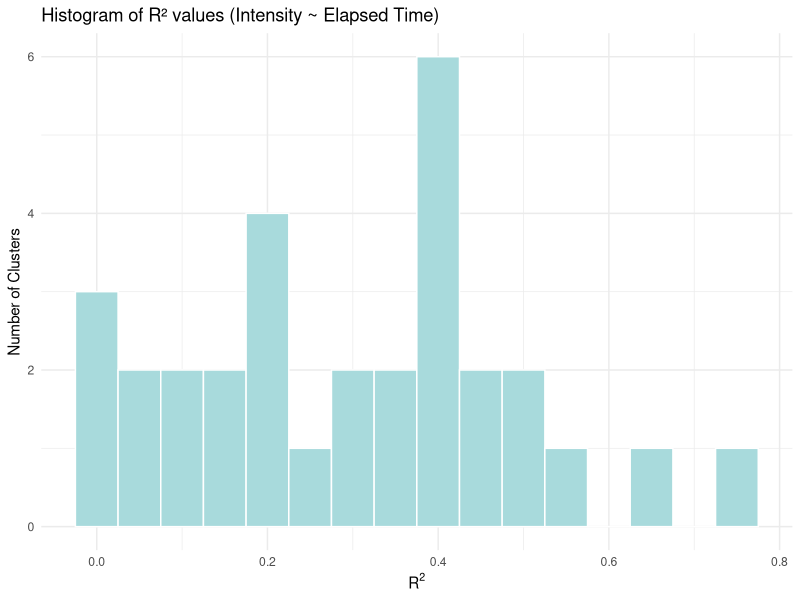
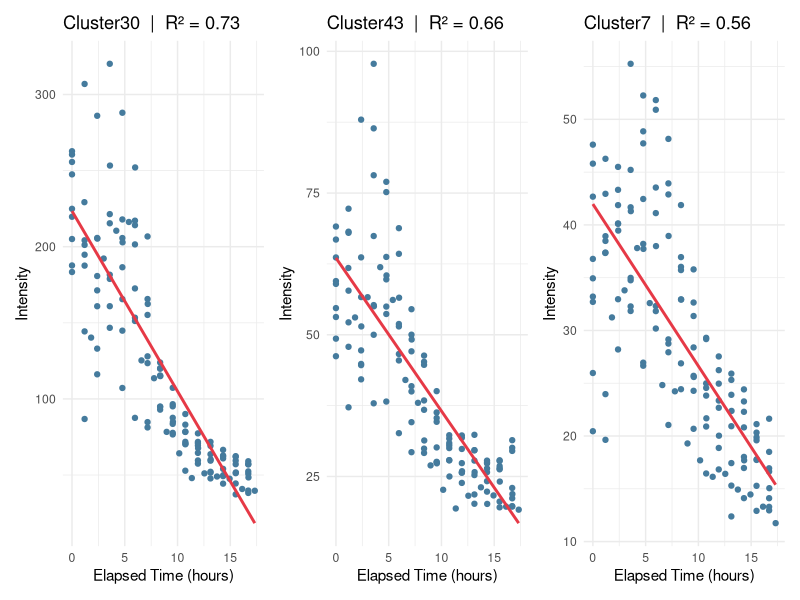
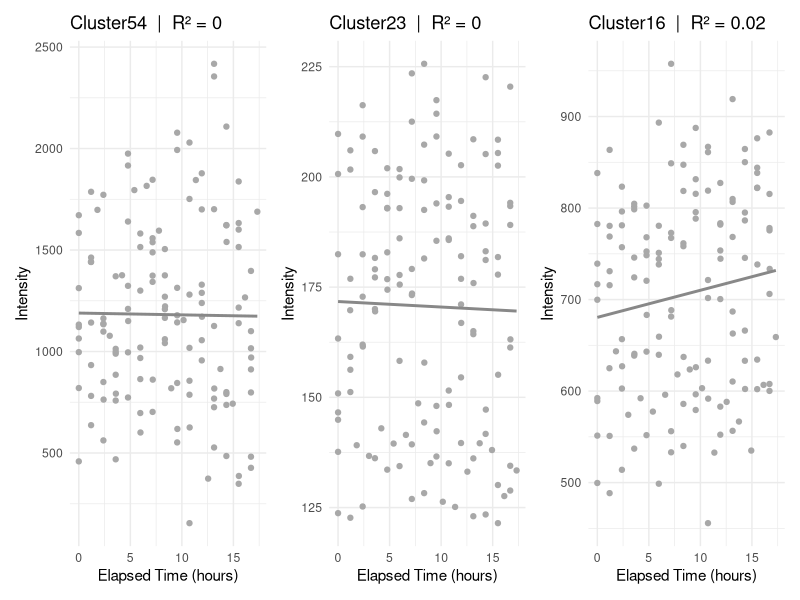
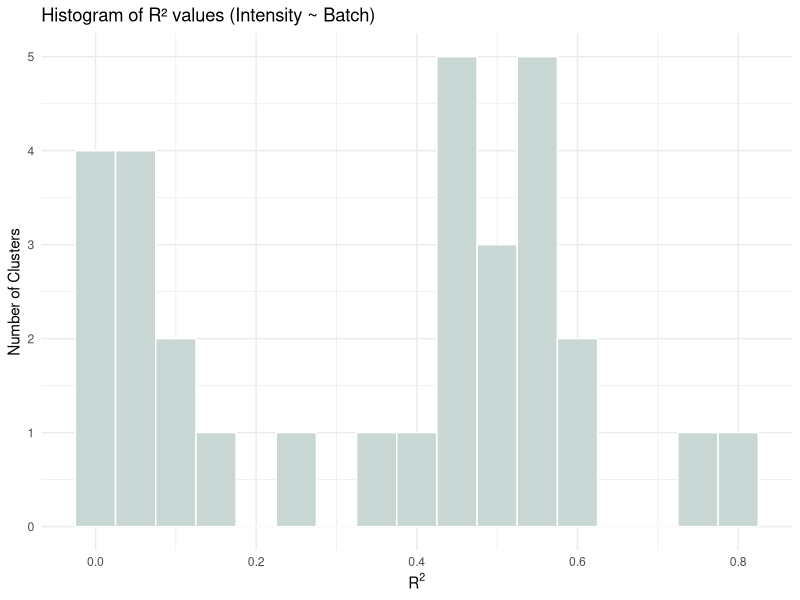
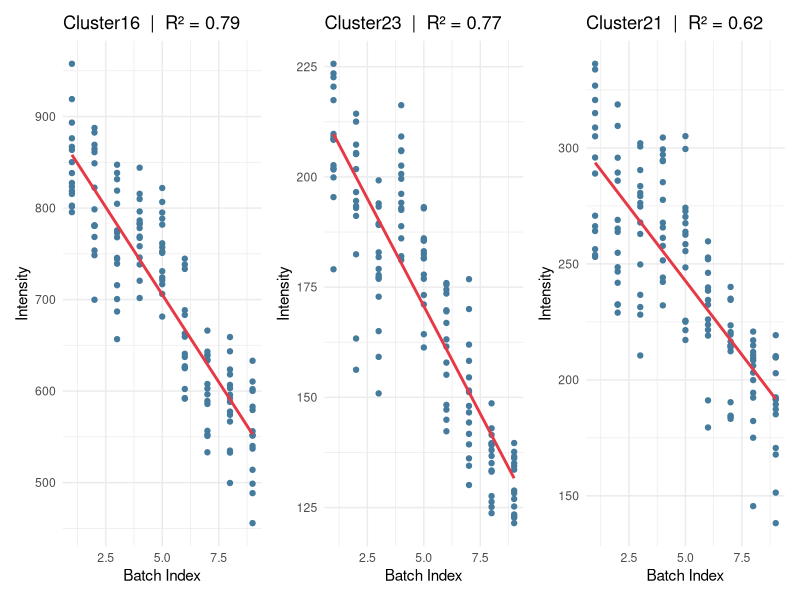
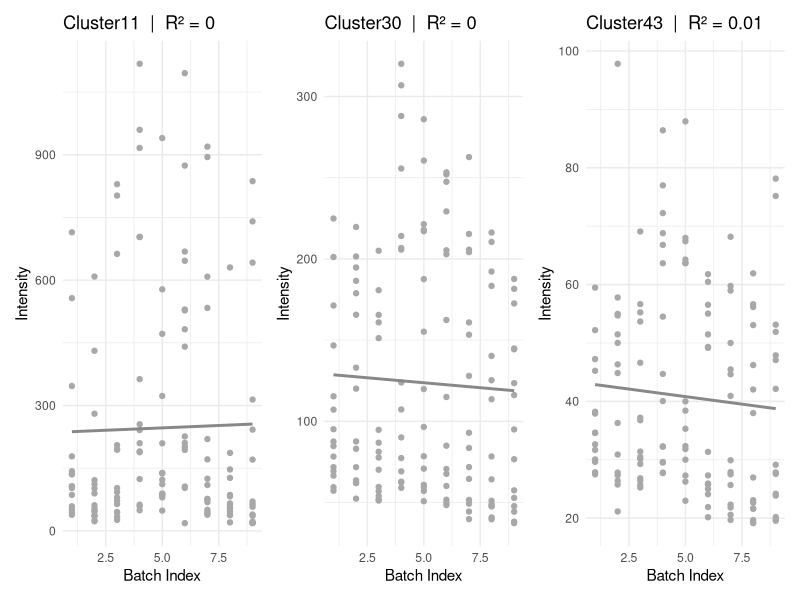
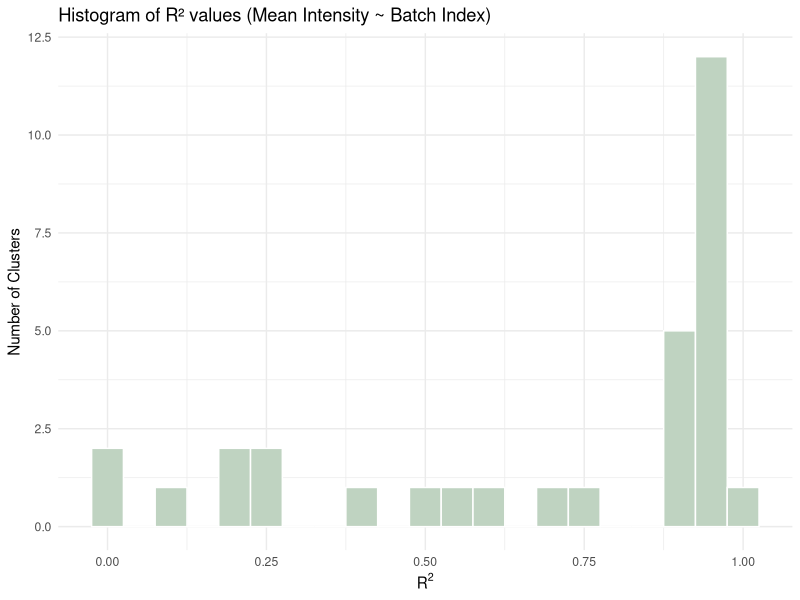
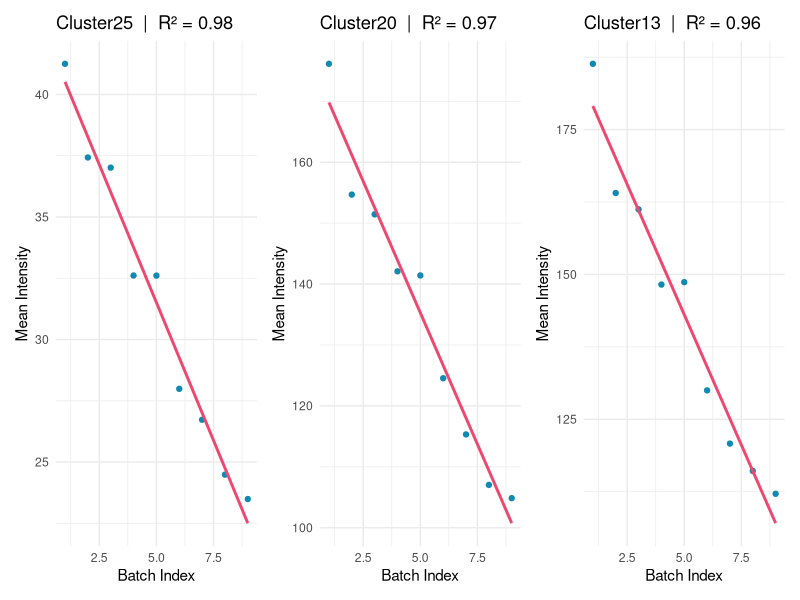

Source code (R) for these figures, in order:
## ---- chunk 1
knitr::opts_chunk$set(echo = FALSE, warning = FALSE, message = FALSE, fig.align = "center", fig.width = 5.5, fig.height = 4)
library(dplyr)
library(tidyr)
library(ggplot2)
library(patchwork)
## ---- chunk 2
df <- read.csv("../../data/peak_table_var.csv")
## ---- chunk 3
r2_elapsed <- df %>%
  pivot_longer(cols = starts_with("Cluster"), names_to = "Cluster", values_to = "Intensity") %>%
  group_by(Cluster) %>%
  summarise(R2 = summary(lm(Intensity ~ elapsed_time, data = cur_data()))$r.squared)

ggplot(r2_elapsed, aes(x = R2)) +
  geom_histogram(binwidth = 0.05, fill = "#A8DADC", color = "white") +
  labs(
    title = "Histogram of R² values (Intensity ~ Elapsed Time)",
    x = expression(R^2),
    y = "Number of Clusters"
  ) +
  theme_minimal()


threshold <- median(r2_elapsed$R2)
top_elapsed <- r2_elapsed %>% filter(R2 >= threshold) %>% arrange(desc(R2)) %>% slice_head(n = 3)
bottom_elapsed <- r2_elapsed %>% filter(R2 < threshold) %>% arrange(R2) %>% slice_head(n = 3)
## ---- chunk 4
plots <- lapply(top_elapsed$Cluster, function(clust) {
  df %>%
    ggplot(aes_string(x = "elapsed_time", y = clust)) +
    geom_point(color = "#457B9D") +
    geom_smooth(method = "lm", se = FALSE, color = "#E63946") +
    labs(
      title = paste0(clust, "  |  R² = ", round(top_elapsed$R2[top_elapsed$Cluster == clust], 2)),
      x = "Elapsed Time (hours)",
      y = "Intensity"
    ) +
    theme_minimal()
})

wrap_plots(plots, nrow = 1)
## ---- chunk 5

plots <- lapply(bottom_elapsed$Cluster, function(clust) {
  df %>%
    ggplot(aes_string(x = "elapsed_time", y = clust)) +
    geom_point(color = "#A8A8A8") +
    geom_smooth(method = "lm", se = FALSE, color = "#888888") +
    labs(
      title = paste0(clust, "  |  R² = ", round(bottom_elapsed$R2[bottom_elapsed$Cluster == clust], 2)),
      x = "Elapsed Time (hours)",
      y = "Intensity"
    ) +
    theme_minimal()
})

# Mostrar-los en una sola fila
wrap_plots(plots, nrow = 1)
## ---- chunk 6
r2_batch <- df %>%
  pivot_longer(cols = starts_with("Cluster"), names_to = "Cluster", values_to = "Intensity") %>%
  group_by(Cluster) %>%
  summarise(R2 = summary(lm(Intensity ~ batch, data = cur_data()))$r.squared)

ggplot(r2_batch, aes(x = R2)) +
  geom_histogram(binwidth = 0.05, fill = "#C8D6D4", color = "white") +
  labs(
    title = "Histogram of R² values (Intensity ~ Batch)",
    x = expression(R^2),
    y = "Number of Clusters"
  ) +
  theme_minimal()


threshold_batch <- median(r2_batch$R2)

top_batch <- r2_batch %>% filter(R2 >= threshold_batch) %>% arrange(desc(R2)) %>% slice_head(n = 3)
bottom_batch <- r2_batch %>% filter(R2 < threshold_batch) %>% arrange(R2) %>% slice_head(n = 3)
## ---- chunk 7
plots <- lapply(top_batch$Cluster, function(clust) {
  df %>%
    ggplot(aes_string(x = "batch", y = clust)) +
    geom_point(color = "#457B9D") +
    geom_smooth(method = "lm", se = FALSE, color = "#E63946") +
    labs(
      title = paste0(clust, "  |  R² = ", round(top_batch$R2[top_batch$Cluster == clust], 2)),
      x = "Batch Index",
      y = "Intensity"
    ) +
    theme_minimal()
})

wrap_plots(plots, nrow = 1)
## ---- chunk 8
plots <- lapply(bottom_batch$Cluster, function(clust) {
  df %>%
    ggplot(aes_string(x = "batch", y = clust)) +
  geom_point(color = "#A8A8A8") +
    geom_smooth(method = "lm", se = FALSE, color = "#888888")+
    labs(
      title = paste0(clust, "  |  R² = ", round(bottom_batch$R2[bottom_batch$Cluster == clust], 2)),
      x = "Batch Index",
      y = "Intensity"
    ) +
    theme_minimal()
})

wrap_plots(plots, nrow = 1)
## ---- chunk 9
df_means <- df %>%
  dplyr::select(SampleID, batch, starts_with("Cluster")) %>%
  dplyr::group_by(batch) %>%
  dplyr::summarise(across(starts_with("Cluster"), mean), .groups = "drop")
## ---- chunk 10
r2_batch_mean <- df_means %>%
  pivot_longer(cols = starts_with("Cluster"), names_to = "Cluster", values_to = "MeanIntensity") %>%
  group_by(Cluster) %>%
  summarise(R2 = summary(lm(MeanIntensity ~ batch, data = cur_data()))$r.squared)

ggplot(r2_batch_mean, aes(x = R2)) +
  geom_histogram(binwidth = 0.05, fill = "#BFD3C1", color = "white") +
  labs(
    title = "Histogram of R² values (Mean Intensity ~ Batch Index)",
    x = expression(R^2),
    y = "Number of Clusters"
  ) +
  theme_minimal()

top_batch_mean <- r2_batch_mean %>% filter(R2 >= median(R2)) %>% arrange(desc(R2)) %>% slice_head(n = 3)
bottom_batch_mean <- r2_batch_mean %>% filter(R2 < median(R2)) %>% arrange(R2) %>% slice_head(n = 3)
## ---- chunk 11
plots <- lapply(top_batch_mean$Cluster, function(clust) {
  df_means %>%
    ggplot(aes_string(x = "batch", y = clust)) +
    geom_point(color = "#118AB2") +
    geom_smooth(method = "lm", se = FALSE, color = "#EF476F") +
    labs(
      title = paste0(clust, "  |  R² = ", round(top_batch_mean$R2[top_batch_mean$Cluster == clust], 2)),
      x = "Batch Index",
      y = "Mean Intensity"
    ) +
    theme_minimal()
})
wrap_plots(plots, nrow = 1)
## ---- chunk 12
plots <- lapply(bottom_batch_mean$Cluster, function(clust) {
  df_means %>%
    ggplot(aes_string(x = "batch", y = clust)) +
    geom_point(color = "#BDBDBD") +
    geom_smooth(method = "lm", se = FALSE, color = "#999999") +
    labs(
      title = paste0(clust, "  |  R² = ", round(bottom_batch_mean$R2[bottom_batch_mean$Cluster == clust], 2)),
      x = "Batch Index",
      y = "Mean Intensity"
    ) +
    theme_minimal()
})
wrap_plots(plots, nrow = 1)
## ---- chunk 13
df$batch_day <- as.Date(df$batch_day)
first_day <- min(df$batch_day)
df$storage_time <- as.numeric(difftime(df$batch_day, first_day, units = "days"))
## ---- chunk 14
df_storage <- df %>%
  dplyr::select(SampleID, storage_time, starts_with("Cluster")) %>%
  dplyr::group_by(storage_time) %>%
  dplyr::summarise(across(starts_with("Cluster"), mean), .groups = "drop")
## ---- chunk 15
r2_storage <- df_storage %>%
  pivot_longer(cols = starts_with("Cluster"), names_to = "Cluster", values_to = "MeanIntensity") %>%
  group_by(Cluster) %>%
  summarise(R2 = summary(lm(MeanIntensity ~ storage_time, data = cur_data()))$r.squared)
ggplot(r2_storage, aes(x = R2)) +
  geom_histogram(binwidth = 0.05, alpha=0.7, fill = "#F4A261", color = "white") +
  labs(
    title = "Histogram of R² values (Mean Intensity ~ Storage Time)",
    x = expression(R^2),
    y = "Number of Clusters"
  ) +
  theme_minimal()
top_storage <- r2_storage %>% filter(R2 >= threshold) %>% arrange(desc(R2)) %>% slice_head(n = 3)
bottom_storage <- r2_storage %>% filter(R2 < threshold) %>% arrange(R2) %>% slice_head(n = 3)
## ---- chunk 16
plots <- lapply(top_storage$Cluster, function(clust) {
  df_storage %>%
    ggplot(aes_string(x = "storage_time", y = clust)) +
    geom_point(color = "#2A9D8F") +
    geom_smooth(method = "lm", se = FALSE, color = "#E76F51") +
    labs(
      title = paste0(clust, "  |  R² = ", round(top_storage$R2[top_storage$Cluster == clust], 2)),
      x = "Storage Time (days)",
      y = "Mean Intensity"
    ) +
    theme_minimal()
})
wrap_plots(plots, nrow = 1)
## ---- chunk 17
plots <- lapply(bottom_storage$Cluster, function(clust) {
  df_storage %>%
    ggplot(aes_string(x = "storage_time", y = clust)) +
    geom_point(color = "#BDBDBD") +
    geom_smooth(method = "lm", se = FALSE, color = "#999999")  +
    labs(
      title = paste0(clust, "  |  R² = ", round(bottom_storage$R2[bottom_storage$Cluster == clust], 2)),
      x = "Storage Time (days)",
      y = "Mean Intensity"
    ) +
    theme_minimal()
})
wrap_plots(plots, nrow = 1)
## ---- chunk 18
r2_batch_mean$Type <- "Batch"
r2_storage$Type <- "Storage Time"

r2_combined <- bind_rows(
  r2_batch_mean %>% rename(R2 = R2),
  r2_storage %>% rename(R2 = R2)
)

ggplot(r2_combined, aes(x = R2, fill = Type)) +
  geom_histogram(position = "identity", alpha = 0.8, binwidth = 0.05, color = "white") +
  scale_fill_manual(values = c("Batch" = "#BFD3C1", "Storage Time" = "#F4A261")) +
  labs(
    title = "Comparison of R² Distributions (Mean Intensity Models)",
    x = expression(R^2),
    y = "Number of Clusters",
    fill = NULL
  ) +
  theme_minimal()
## ---- chunk 19

# Violin plot
ggplot(r2_combined, aes(x = Type, y = R2, fill = Type)) +
  geom_violin(alpha = 0.5, color = NA) +
  geom_boxplot(width = 0.1, outlier.shape = NA, fill = "white") +
  scale_fill_manual(values = c("Batch" = "#BFD3C1", "Storage Time" = "#F4A261")) +
  labs(
    title = "Distribution of R² values by Model Type",
    x = NULL,
    y = expression(R^2)
  ) +
  theme_minimal()

